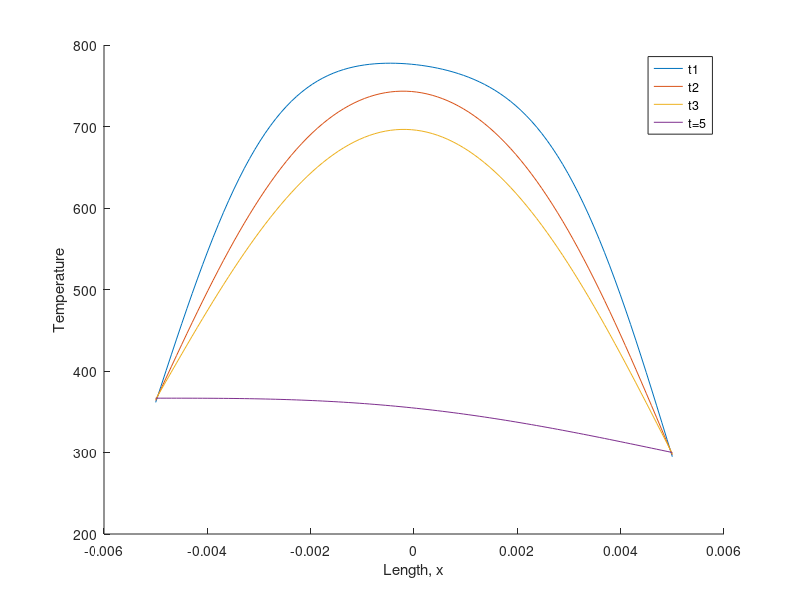

Recreate this plot in MATLAB.
% clear 
% close
% Set maximum number of partial sums
nmax = 40;
c = 0.3;
k = 4.5;
Tw = 300;
Tw2 = 420;
rho = 10000;
alpha = k/(rho*c);
q = (300E6/(2/pi))*0.02;
L = 0.005;
% Initialize domain
x = linspace(-L,L,100);
% Plot initial condition

% Calculate temperature of rod at various times
t=[0.001 0.002 0.003 5];
count = 0;
for w=1:length(t)
T = 0;
for n=1:nmax
if n == 1
   Bn =(((4*(pi*k*L*Tw2-((L^3))*q))/((pi^2)*k)));
end
if n > 1 && mod(n,2)==0
    if mod(n,4) == 0
        Bn = -(16*(L^3)*q)/(((n^2)-1)*(pi^3)*k);
    else
        Bn = (16*(L^3)*q)/(((n^2)-1)*(pi^3)*k);
    end
else
    if mod(n+1,4) == 0
       Bn = -(4*L*Tw2)/(n*pi); 
    else
       Bn = (4*L*Tw2)/(n*pi);
    end
end

% Bn = 4*C/(n*pi);
% Bn = constant*((4*(pi*k*L*Tw-(2*(L^3))*q)/(n*(pi^2)*k)))/L;

% T =T +Bn*cos(n*pi*x/(2*L))*exp((-n^2*pi^2*alpha*t)/(4*L^2));
T =T +(Bn/L)*cos(n*pi*x/(2*L))*exp((-(n^2)*pi^2*alpha*t(w))/(4*L^2));

end

term2 = ((4*(L^2)*q*cos((pi*x)/(2*L))/((pi^2)*k)));
term3 = (-2*L*q*x/(pi*k));
term4 =  (2*(L^2)*q/(pi*k));
T = T + term2 + term3 + term4+Tw;
hold on
plot(x,T)
end
legend('t1','t2','t3','t=5'), xlabel('Length, x'), ylabel('Temperature')

